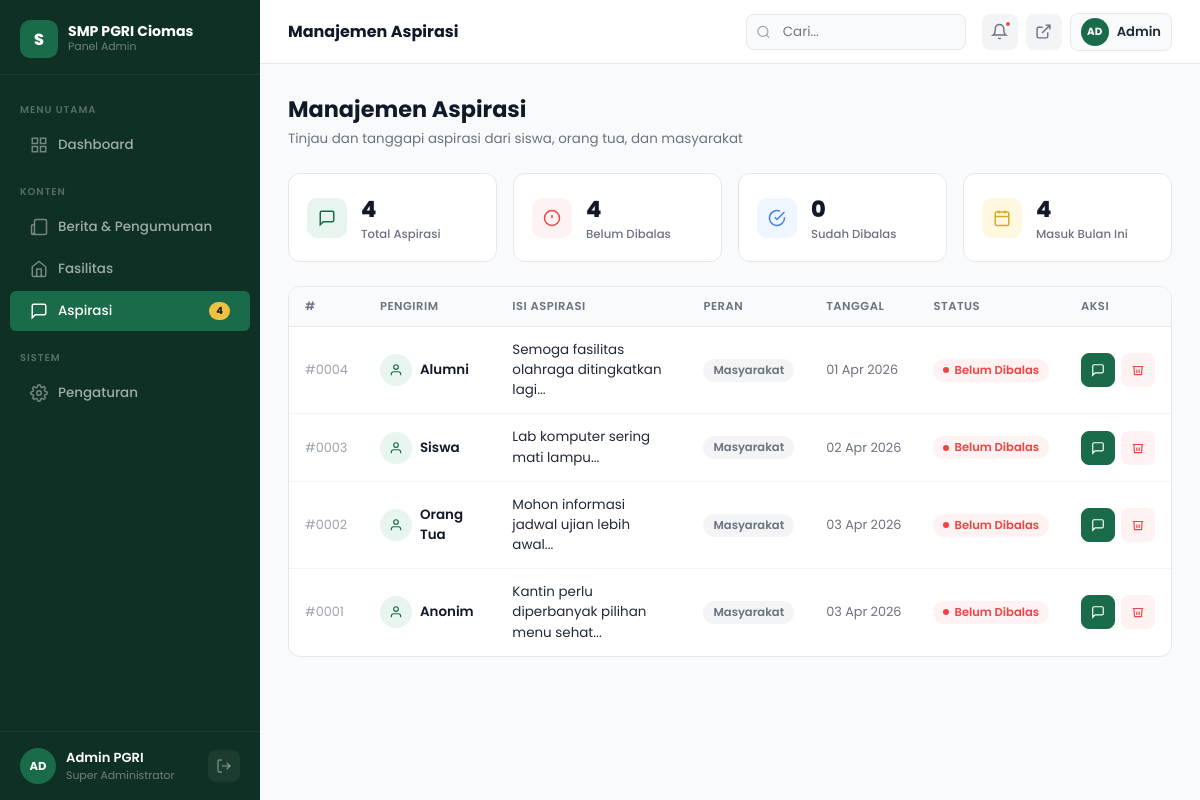
The app's page /admin/aspirasi.php (signed in) with its own data.
### tables this page shows
CREATE TABLE IF NOT EXISTS `aspirasi` (
  `id` int(11) NOT NULL AUTO_INCREMENT,
  `nama` varchar(100) NOT NULL,
  `peran` varchar(50) DEFAULT 'Masyarakat',
  `pesan` text NOT NULL,
  `status` enum('baru','dibaca','dibalas') DEFAULT 'baru',
  `prioritas` enum('red','yellow','green','blue') DEFAULT 'green',
  `created_at` timestamp NOT NULL DEFAULT current_timestamp(),
  PRIMARY KEY (`id`)
);

### admin/aspirasi.php (the view, shortened to what this page needs)
<?php
require_once 'koneksi.php';
$q_total = $conn->query("SELECT COUNT(*) as total FROM aspirasi");
$total_aspirasi = $q_total->fetch_assoc()['total'];
$q_belum = $conn->query("SELECT COUNT(*) as total FROM aspirasi WHERE status != 'dibalas'");
$belum_dibalas = $q_belum->fetch_assoc()['total'];
$q_sudah = $conn->query("SELECT COUNT(*) as total FROM aspirasi WHERE status = 'dibalas'");
$sudah_dibalas = $q_sudah->fetch_assoc()['total'];
$q_bulan = $conn->query("SELECT COUNT(*) as total FROM aspirasi WHERE MONTH(created_at) = MONTH(CURDATE()) AND YEAR(created_at) = YEAR(CURDATE())");
$masuk_bulan_ini = $q_bulan->fetch_assoc()['total'];
$aspirasi_data = [];
$q_data = $conn->query("SELECT * FROM aspirasi ORDER BY id DESC");
while($row = $q_data->fetch_assoc()) {
    $aspirasi_data[] = $row;
}
?>
<!DOCTYPE html>
<html lang="id">
<head>
    <link rel="stylesheet" href="assets/css/admin.css">
</head>
<body>
<div class="admin-layout">
<?php include 'components/sidebar.php'; ?>
<div class="admin-main">
<?php include 'components/topbar.php'; ?>
<div class="page-content">
    <div class="page-header">
        <div class="page-header-left">
            <div class="page-heading">Manajemen Aspirasi</div>
            <div class="page-subheading">Tinjau dan tanggapi aspirasi dari siswa, orang tua, dan masyarakat</div>
        </div>
    </div>
    <div style="display:grid;grid-template-columns:repeat(4,1fr);gap:16px;margin-bottom:24px">
        <?php
        $mini_stats = [
            [number_format($total_aspirasi, 0, ',', '.'), 'Total Aspirasi', 'green', '<path d="M21 15a2 2 0 0 1-2 2H7l-4 4V5a2 2 0 0 1 2-2h14a2 2 0 0 1 2 2z"/>'],
            [number_format($belum_dibalas, 0, ',', '.'), 'Belum Dibalas', 'red', '<circle cx="12" cy="12" r="10"/><line x1="12" y1="8" x2="12" y2="12"/><line x1="12" y1="16" x2="12.01" y2="16"/>'],
            [number_format($sudah_dibalas, 0, ',', '.'), 'Sudah Dibalas', 'blue', '<path d="M22 11.08V12a10 10 0 1 1-5.93-9.14"/><polyline points="22 4 12 14.01 9 11.01"/>'],
            [number_format($masuk_bulan_ini, 0, ',', '.'), 'Masuk Bulan Ini', 'yellow', '<rect x="3" y="4" width="18" height="18" rx="2"/><line x1="16" y1="2" x2="16" y2="6"/><line x1="8" y1="2" x2="8" y2="6"/><line x1="3" y1="10" x2="21" y2="10"/>'],
        ];
        foreach ($mini_stats as $s): ?>
        <div class="card" style="padding:18px;display:flex;align-items:center;gap:14px">
            <div class="stat-icon <?= $s[2] ?>" style="width:40px;height:40px;border-radius:10px;flex-shrink:0">
                <svg width="18" height="18" viewBox="0 0 24 24" fill="none" stroke="currentColor" stroke-width="2"><?= $s[3] ?></svg>
            </div>
            <div>
                <div style="font-size:1.4rem;font-weight:800;color:var(--gray-900)"><?= $s[0] ?></div>
                <div style="font-size:.73rem;color:var(--gray-600);font-weight:500"><?= $s[1] ?></div>
            </div>
        </div>
        <?php endforeach; ?>
    </div>
    <div class="card">
        <div class="table-wrap">
            <table>
                <thead>
                    <tr>
                        <th>#</th>
                        <th>Pengirim</th>
                        <th>Isi Aspirasi</th>
                        <th>Peran</th>
                        <th>Tanggal</th>
                        <th>Status</th>
                        <th>Aksi</th>
                    </tr>
                </thead>
                <tbody>
                    <?php
                    foreach ($aspirasi_data as $a):
                        $tanggal = date('d M Y', strtotime($a['created_at']));
                    ?>
                    <tr>
                        <td style="color:var(--gray-400);font-size:.8rem">#<?= str_pad($a['id'], 4, '0', STR_PAD_LEFT) ?></td>
                        <td>
                            <div style="display:flex;align-items:center;gap:8px">
                                <div style="width:32px;height:32px;border-radius:50%;background:var(--green-light);display:flex;align-items:center;justify-content:center;flex-shrink:0">
                                    <svg width="14" height="14" viewBox="0 0 24 24" fill="none" stroke="var(--green-main)" stroke-width="2"><path d="M20 21v-2a4 4 0 0 0-4-4H8a4 4 0 0 0-4 4v2"/><circle cx="12" cy="7" r="4"/></svg>
                                </div>
                                <div class="td-name" style="font-size:.84rem"><?= htmlspecialchars($a['nama']) ?></div>
                            </div>
                        </td>
                        <td style="max-width:320px">
                            <div style="font-size:.84rem;color:var(--gray-800);line-height:1.5">
                                <?= htmlspecialchars(substr($a['pesan'], 0, 70)) ?>...
                            </div>
                        </td>
                        <td>
                            <?php
                            $role_badge = ['Siswa' => 'badge-green', 'Orang Tua' => 'badge-blue', 'Alumni' => 'badge-yellow', 'Masyarakat' => 'badge-gray', 'Guru/Staff' => 'badge-red'];
                            $peran = $a['peran'] ?? 'Masyarakat';
                            $rb = $role_badge[$peran] ?? 'badge-gray';
                            ?>
                            <span class="badge <?= $rb ?>"><?= htmlspecialchars($peran) ?></span>
                        </td>
                        <td style="color:var(--gray-600);font-size:.8rem;white-space:nowrap"><?= $tanggal ?></td>
                        <td>
                            <?php if ($a['status'] !== 'dibalas'): ?>
                            <span class="badge badge-red"><span class="badge-dot"></span>Belum Dibalas</span>
                            <?php else: ?>
                            <span class="badge badge-green"><span class="badge-dot"></span>Sudah Dibalas</span>
                            <?php endif; ?>
                        </td>
                        <td>
                            <div class="td-actions">
                                <button class="btn btn-sm btn-primary btn-icon" title="Balas" onclick="openReply(<?= $a['id'] ?>)">
                                    <svg width="14" height="14" viewBox="0 0 24 24" fill="none" stroke="currentColor" stroke-width="2"><path d="M21 15a2 2 0 0 1-2 2H7l-4 4V5a2 2 0 0 1 2-2h14a2 2 0 0 1 2 2z"/></svg>
                                </button>
                                <a href="aspirasi.php?delete=<?= $a['id'] ?>" onclick="return confirm('Yakin ingin menghapus ini?')" class="btn btn-sm btn-danger btn-icon" title="Hapus">
                                    <svg width="14" height="14" viewBox="0 0 24 24" fill="none" stroke="currentColor" stroke-width="2"><polyline points="3 6 5 6 21 6"/><path d="M19 6l-1 14H6L5 6"/><path d="M10 11v6"/><path d="M14 11v6"/></svg>
                                </a>
                            </div>
                        </td>
                    </tr>
                    <?php endforeach; ?>
                </tbody>
            </table>
        </div>
    </div>
</div>
</div>
</div>
</body>
</html>

### admin/assets/css/admin.css (style rules this page uses)
*, *::before, *::after { box-sizing: border-box; margin: 0; padding: 0; }
:root { --green-dark: #1a4d35; --green-main: #1a6b4a; --green-mid: #2e7d56; --green-light: #e8f5ee; --green-100: #d1eadb; --yellow: #f0c040; --yellow-dark: #d4a820; --yellow-light: #fff8e1; --white: #ffffff; --sidebar-bg: #0f3024; --sidebar-w: 260px; --header-h: 64px; --gray-50: #f9fafb; --gray-100: #f3f4f6; --gray-200: #e5e7eb; --gray-400: #9ca3af; --gray-600: #6b7280; --gray-800: #1f2937; --gray-900: #111827; --red: #ef4444; --red-light: #fef2f2; --blue: #3b82f6; --blue-light: #eff6ff; --radius-sm: 6px; --radius-md: 12px; --radius-lg: 20px; --shadow-sm: 0 1px 4px rgba(0,0,0,.06); --shadow-md: 0 4px 16px rgba(0,0,0,.10); --shadow-lg: 0 8px 32px rgba(0,0,0,.14); --transition: .22s ease; --font: 'Poppins', sans-serif; }
html { scroll-behavior: smooth; }
body { font-family: var(--font); color: var(--gray-800); background: var(--gray-50); }
a { text-decoration: none; color: inherit; }
button { cursor: pointer; font-family: var(--font); }
.admin-layout { display: flex; min-height: 100vh; }
.admin-main { margin-left: var(--sidebar-w); flex: 1; min-height: 100vh; display: flex; flex-direction: column; }
.page-content { padding: 28px; flex: 1; }
.page-header { display: flex; align-items: flex-start; justify-content: space-between; margin-bottom: 24px; flex-wrap: wrap; gap: 12px; }
.page-heading { font-size: 1.4rem; font-weight: 700; color: var(--gray-900); }
.page-subheading { font-size: .84rem; color: var(--gray-600); margin-top: 3px; }
.btn { display: inline-flex; align-items: center; gap: 7px; padding: 9px 18px; border-radius: 8px; font-size: .84rem; font-weight: 600; border: 1.5px solid transparent; transition: all var(--transition); cursor: pointer; font-family: var(--font); }
.btn-primary { background: var(--green-main); color: white; border-color: var(--green-main); }
.btn-danger { background: var(--red-light); color: var(--red); border-color: transparent; }
.btn-sm { padding: 5px 12px; font-size: .78rem; }
.btn-icon { width: 34px; height: 34px; padding: 0; justify-content: center; border-radius: 8px; }
.stat-icon { width: 48px; height: 48px; border-radius: 12px; display: flex; align-items: center; justify-content: center; flex-shrink: 0; }
.stat-icon.green { background: var(--green-light); color: var(--green-main); }
.stat-icon.yellow { background: var(--yellow-light); color: var(--yellow-dark); }
.stat-icon.blue { background: var(--blue-light); color: var(--blue); }
.stat-icon.red { background: var(--red-light); color: var(--red); }
.card { background: white; border-radius: var(--radius-md); border: 1px solid var(--gray-200); overflow: hidden; }
.table-wrap { overflow-x: auto; }
table { width: 100%; border-collapse: collapse; font-size: .84rem; }
thead { background: var(--gray-50); }
th { text-align: left; padding: 11px 16px; font-size: .72rem; font-weight: 600; letter-spacing: .5px; text-transform: uppercase; color: var(--gray-600); border-bottom: 1px solid var(--gray-200); white-space: nowrap; }
td { padding: 13px 16px; color: var(--gray-800); border-bottom: 1px solid var(--gray-100); vertical-align: middle; }
tr:last-child td { border-bottom: none; }
tbody tr { transition: background var(--transition); }
.td-name { font-weight: 600; color: var(--gray-900); }
.td-actions { display: flex; gap: 6px; }
.badge { display: inline-flex; align-items: center; gap: 5px; padding: 3px 10px; border-radius: 20px; font-size: .72rem; font-weight: 600; white-space: nowrap; }
.badge-red { background: var(--red-light); color: var(--red); }
.badge-gray { background: var(--gray-100); color: var(--gray-600); }
.badge-dot { width: 6px; height: 6px; border-radius: 50%; background: currentColor; }

### records on screen
aspirasi: id "0004", nama "Alumni", pesan "Semoga fasilitas olahraga ditingkatkan lagi", peran "Masyarakat", created_at "01 Apr 2026", status "Belum Dibalas"
aspirasi: id "0003", nama "Siswa", pesan "Lab komputer sering mati lampu", peran "Masyarakat", created_at "02 Apr 2026", status "Belum Dibalas"
aspirasi: id "0002", nama "Orang Tua", pesan "Mohon informasi jadwal ujian lebih awal", peran "Masyarakat", created_at "03 Apr 2026", status "Belum Dibalas"
aspirasi: id "0001", nama "Anonim", pesan "Kantin perlu diperbanyak pilihan menu sehat", peran "Masyarakat", created_at "03 Apr 2026", status "Belum Dibalas"

### other values on screen
$aspirasi_pending "4"
$page_name "Manajemen Aspirasi"
$s[0] "4"
$s[1] "Total Aspirasi"
$s[1] "Belum Dibalas"
$s[0] "0"
$s[1] "Sudah Dibalas"
$s[1] "Masuk Bulan Ini"
